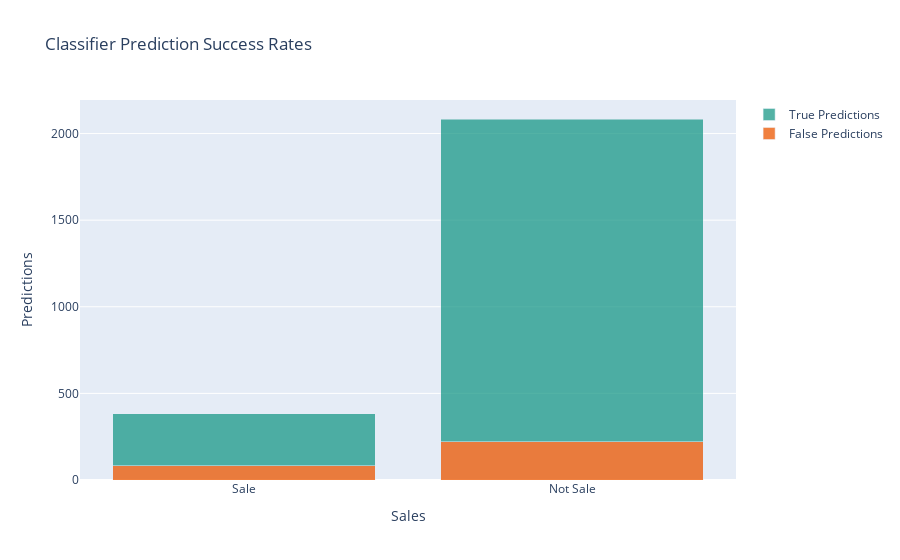

Here is the notebook cell this chart was saved with:
### Markdown cell above
#### Limitations and future research

The dataset had quite a few flaws, as I've mentioned above. The missing months give us an incomplete picture of the year, and render the remaining data suspect. Although the researchers took the time to conceptualize a 'Special Day' feature, they only collected the data for two holidays. 

This study also captured a single type of ecommerce site. It would be interesting to repeat the study on sites with subscription services (analyzing churn) or sites that offer products at different price points. More interesting data could be captured from users: Are they subscribed to the newsletter? Do they have an account? Did they use a third-party payment processor like Amazon, Apple, or Paypal? This project could also be repeated as a linear regression with dollar amounts of the sale as the target value.

### Code cell
#Extra visual for non-technical
true_preds = [301, 1864]
false_preds = [81, 220]
labels = ['Sale', 'Not Sale']

fig = go.Figure()
fig.add_trace(go.Bar(x=labels,
                           y=false_preds,
                          marker_color = '#EB5600',
                            name = 'False Predictions',
                          opacity = 0.75))
fig.add_trace(go.Bar(x=labels,
                     y=true_preds,
                     name = 'True Predictions',
                    marker_color = '#1A9988',  
                    opacity = 0.75))

#keeps the months in order
#fig.update_xaxes(categoryorder = 'array', categoryarray=np.array(months))
fig.update_layout(barmode='stack', 
                  hovermode=False, 
                  title = 'Classifier Prediction Success Rates',
                 xaxis_title_text = 'Sales',
                 yaxis_title_text = 'Predictions')


fig.show()

### Figure 1 — Plotly figure (JSON) as saved in the notebook; plotly's stock layout.template omitted (floating-point values rounded to 4 significant figures)
{"data": [{"marker": {"color": "#EB5600"}, "name": "False Predictions", "opacity": 0.75, "type": "bar", "x": ["Sale", "Not Sale"], "y": [81, 220]}, {"marker": {"color": "#1A9988"}, "name": "True Predictions", "opacity": 0.75, "type": "bar", "x": ["Sale", "Not Sale"], "y": [301, 1864]}], "layout": {"barmode": "stack", "hovermode": false, "title": {"text": "Classifier Prediction Success Rates"}, "xaxis": {"title": {"text": "Sales"}}, "yaxis": {"title": {"text": "Predictions"}}}}
